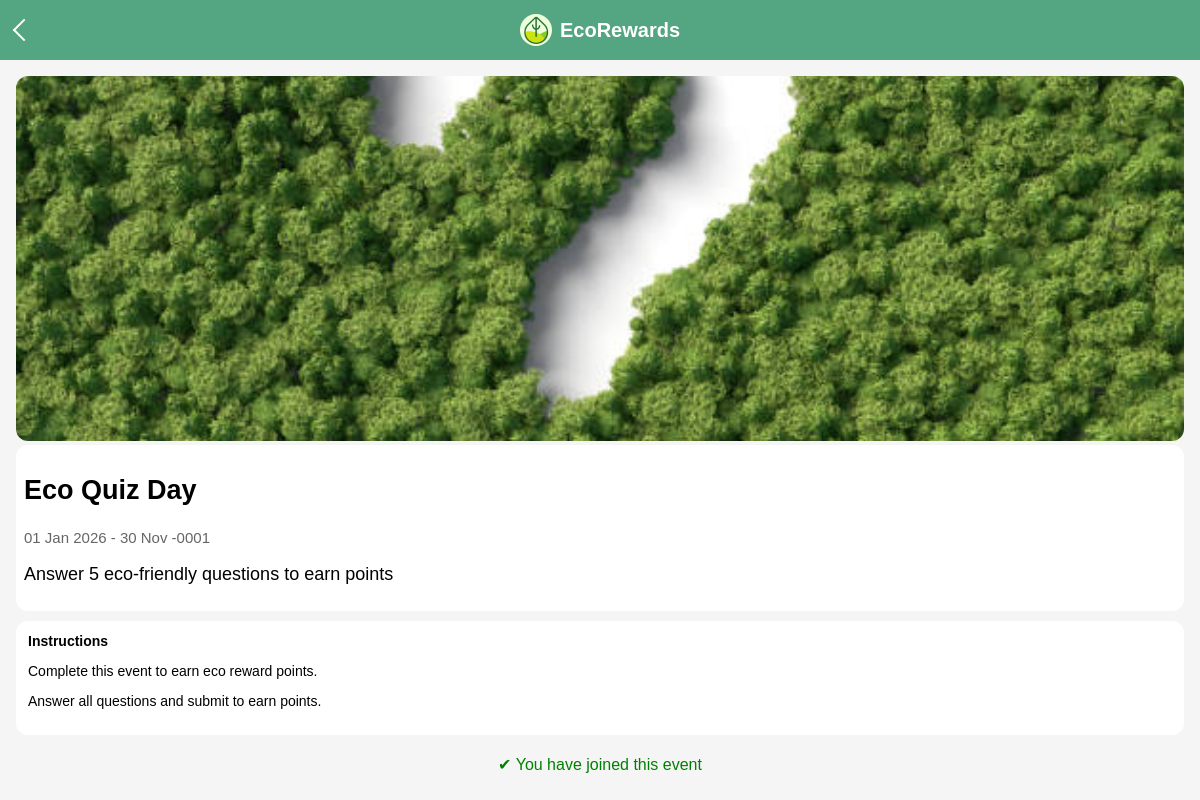
Screenshot of /php/event.php?id=1 (signed in) with the database file from the repository.
### tables this page shows
CREATE TABLE `events` (
  `id` int(11) NOT NULL,
  `name` varchar(30) NOT NULL,
  `description` varchar(100) NOT NULL,
  `image` varchar(250) NOT NULL,
  `start_date` datetime NOT NULL,
  `end_date` datetime NOT NULL,
  `points_reward` int(11) NOT NULL,
  `admins_id` int(11) NOT NULL,
  `partners_id` int(11) NOT NULL,
  `approved_by` int(11) NOT NULL,
  `status` enum('active','pending','upcoming','ended') NOT NULL,
  `created_at` datetime NOT NULL
);

### php/event.php (the view, shortened to what this page needs)
<?php
require "db.php";
$user_id  = $_SESSION['user_id'];
$event_id = intval($_GET['id']);
$event = $conn->query("SELECT * FROM events WHERE id = $event_id")->fetch_assoc();
$check = $conn->query("
    SELECT * FROM event_logs
    WHERE users_id = $user_id AND events_id = $event_id
");
$joined = $check->num_rows > 0;
?>
<!DOCTYPE html>
<html>
<head>
<link rel="stylesheet" href="../css/style.css">
</head>
<body>
<header class="header">
    <div class="header-inner">
        <a href="homepage.php" class="back-btn" aria-label="Back"></a>
        <div class="logo-area">
            <div class="logo-img">
                <img src="../image/logo.png" alt="Logo">
            </div>
            <span class="logo">EcoRewards</span>
        </div>
    </div>
</header>
<div class="content">
<img src="../image/<?= $event['image'] ?>?v=<?= time() ?>" class="event-img">
<div class="info-box">
    <h2>
        <?= $event['name'] ?>
    </h2>
    <p class="small">
        <?= date("d M Y", strtotime($event['start_date'])) ?> -
        <?= date("d M Y", strtotime($event['end_date'])) ?>
    </p>
    <p><?= $event['description'] ?></p>
</div>
<div class="info-box intructions">
    <b>Instructions</b>
    <p>Complete this event to earn eco reward points.</p>
    <?php if($event['status']=="active"): ?>
        <p>Answer all questions and submit to earn points.</p>
    <?php else: ?>
        <p>This event is not active.</p>
    <?php endif; ?>
</div>
<?php if($event['status']=="active" && !$joined): ?>
    <button class="common-btn" onclick="openPopup()">Join Event</button>
<?php elseif($joined): ?>
    <p style="text-align:center;color:green;">✔ You have joined this event</p>
<?php endif; ?>
</body>
</html>

### css/style.css (style rules this page uses)
* { box-sizing: border-box; font-family: Arial, Helvetica, sans-serif; }
body { margin: 0; background: #f5f5f5; min-height: 100vh; }
.content { width:100%; padding:16px; }
.logo { color: white; font-size: 20px; font-weight: bold; }
.back-btn { position: absolute; left: 15px; top: 50%; width: 12px; height: 12px; border-left: 2px solid white; border-bottom: 2px solid white; transform: translateY(-50%) rotate(45deg); cursor: pointer; }
.header { width:100%; background:#54a582; }
.header-inner { width:100%; height:60px; padding:0 16px; display:flex; align-items:center; justify-content:center; position:relative; }

### php/event.php (style rules this page uses)
.header { position:relative; background:#54a582; height:60px; }
.header-inner { max-width:100%; margin:auto; height: 60px; display:flex; align-items:center; padding:0 12px; }
.logo-area { display:flex; align-items:center; gap:8px; }
.logo-img { width:32px; height:32px; border-radius:50%; overflow:hidden; }
.logo-img img { width:100%; height:100%; object-fit:contain; }
.back-btn { position:absolute; left:16px; top:50%; width:16px; height:16px; border-left:2px solid white; border-bottom:2px solid white; transform:translateY(-50%) rotate(45deg); cursor:pointer; }
.event-img { width:100%; aspect-ratio:16/5; object-fit:cover; border-radius:12px; }
.info-box { background:white; padding:8px; border-radius:12px; margin-bottom:10px; font-size:18px; }
.intructions { background:white; padding:12px; border-radius:12px; margin-bottom:20px; font-size:14px; }
.small { font-size:15px; color:#666; }

### rows the page displays
events: image (picture), name "Eco Quiz Day", start_date "01 Jan 2026", end_date "30 Nov -0001", description "Answer 5 eco-friendly questions to earn points"
